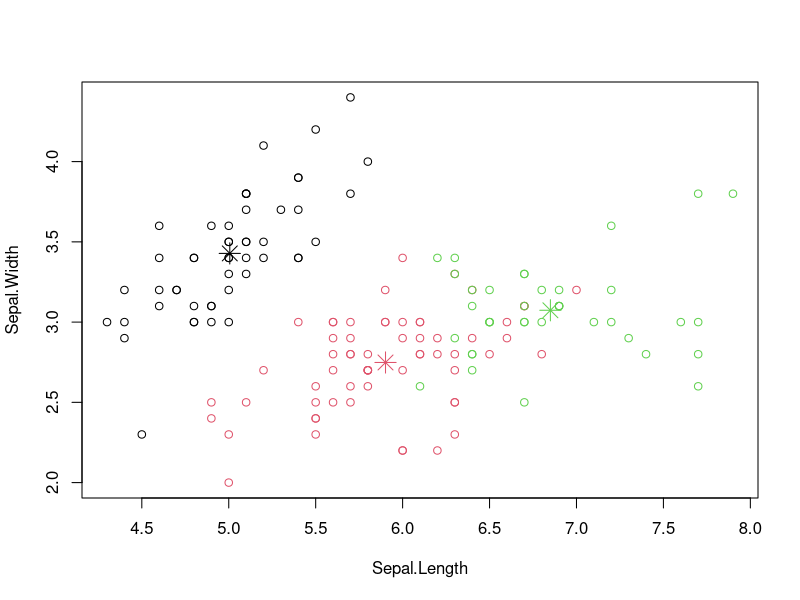
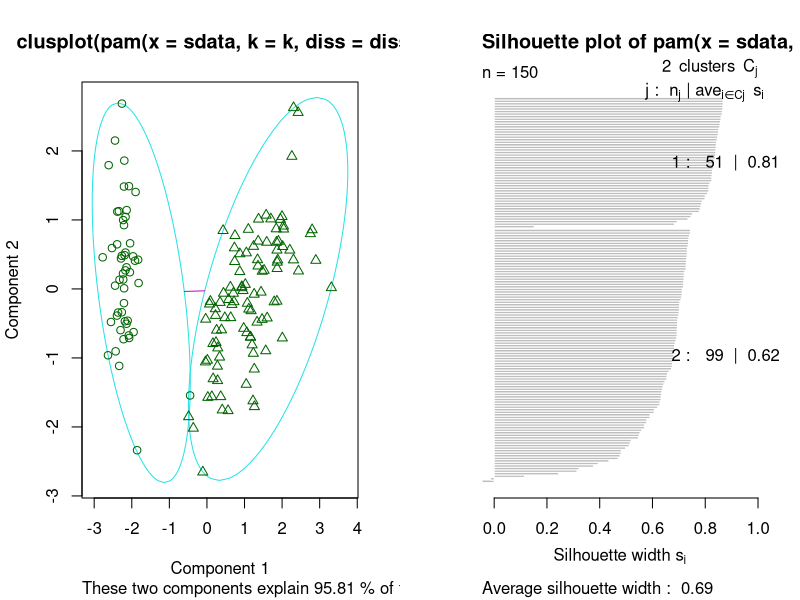

Generate these figures, in order, with R: (Note: this script raises an error after producing the figures.)
iris2 <- iris

iris2$Species <- NULL

(kmeans.result <- kmeans(iris2, 3))


table(iris$Species, kmeans.result$cluster)

plot(iris2[c("Sepal.Length", "Sepal.Width")], col = kmeans.result$cluster)

points (kmeans.result$centers [,c("Sepal.Length", "Sepal.Width")], col = 1: 3, pch = 8, cex=2)

library(fpc)

pamk.result <- pamk(iris2)

pamk.result$nc


table(pamk.result$pamobject$clustering, iris$Species)

layout(matrix(c(1,2),1,2))

plot(pamk.result$pamobject)

layout(matrix(1))

pamk.result <- pamk(iris2, 3)

table(pamk.result$clustering, iris$Species)

length(pamk.result$clustering)
length(iris$Species)



layout(matrix(c(1,2),1,2))

plot(pamk.result)
layout(matrix(1))



idx <- sample(1:dim(iris)[1],40)
irisSample <- iris[idx,]
irisSample$Species <- NULL
hc <- hclust(dist(irisSample),method = "ave")

plot(hc, hang= -1, labels=iris$Species[idx])

rect.hclust(hc, k=3)

groups<- cutree(hc, k=3)


iris2 <- iris[-5]

ds <- dbscan(iris2, eps=0.42, MinPts = 5)

table(ds$cluster, iris$Species)

plot(ds,iris2)

plot(ds, iris2[c(1,4)])


plotcluster(iris2, ds$cluster)


set.seed(435)
idx <- sample(1:nrow(iris), 10)

newData <- iris[idx,-5]


random_matrix <- matrix(runif(10*4, min = 0, max = 0.2), nrow = 10, ncol = 4)
newData <- newData + random_matrix


myPred <- predict(ds, iris2, newData)

plot(iris2[c(1,4)], col=1+ds$cluster)

points(newData[c(1,4)], pch="*", col=1+myPred, cex=3)

table(myPred, iris$Species[idx])
